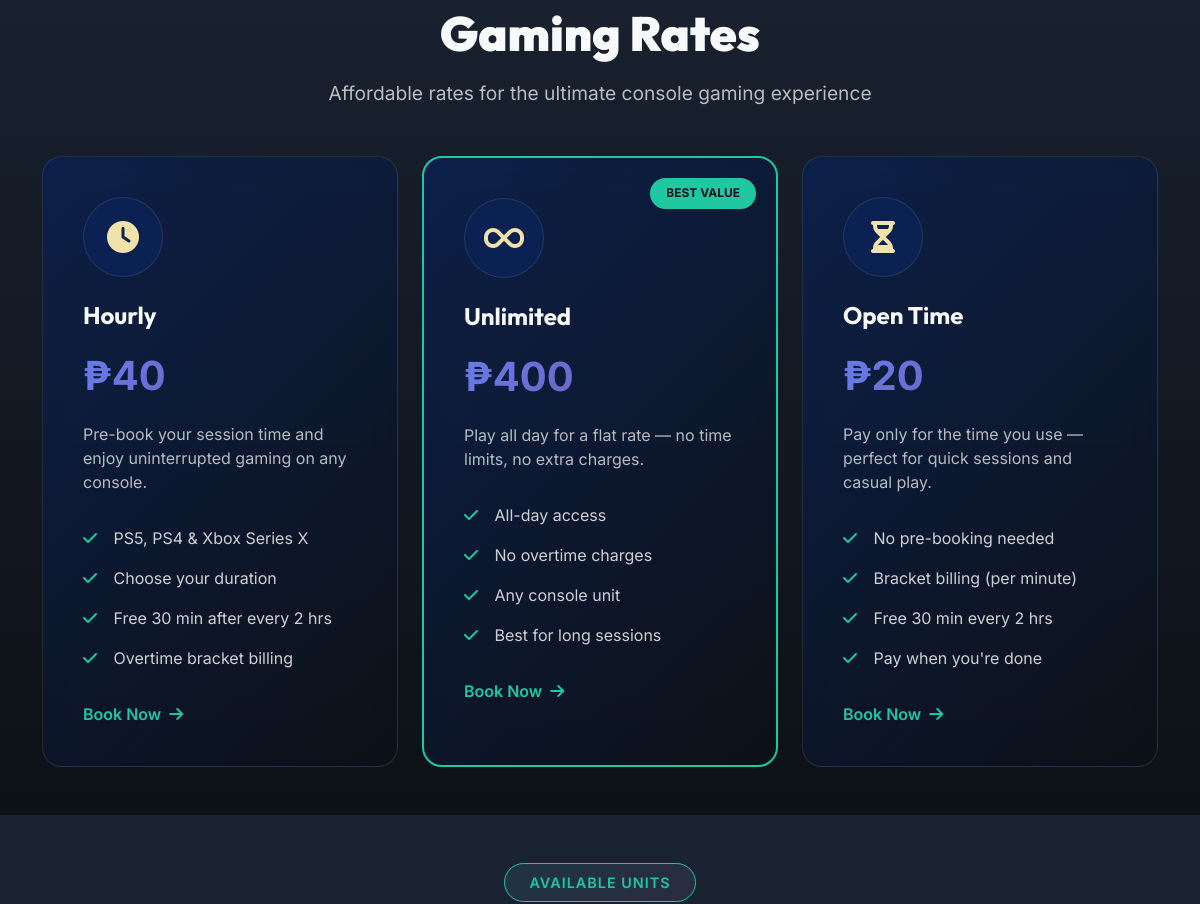
Before: / (middle part) with the older database file.
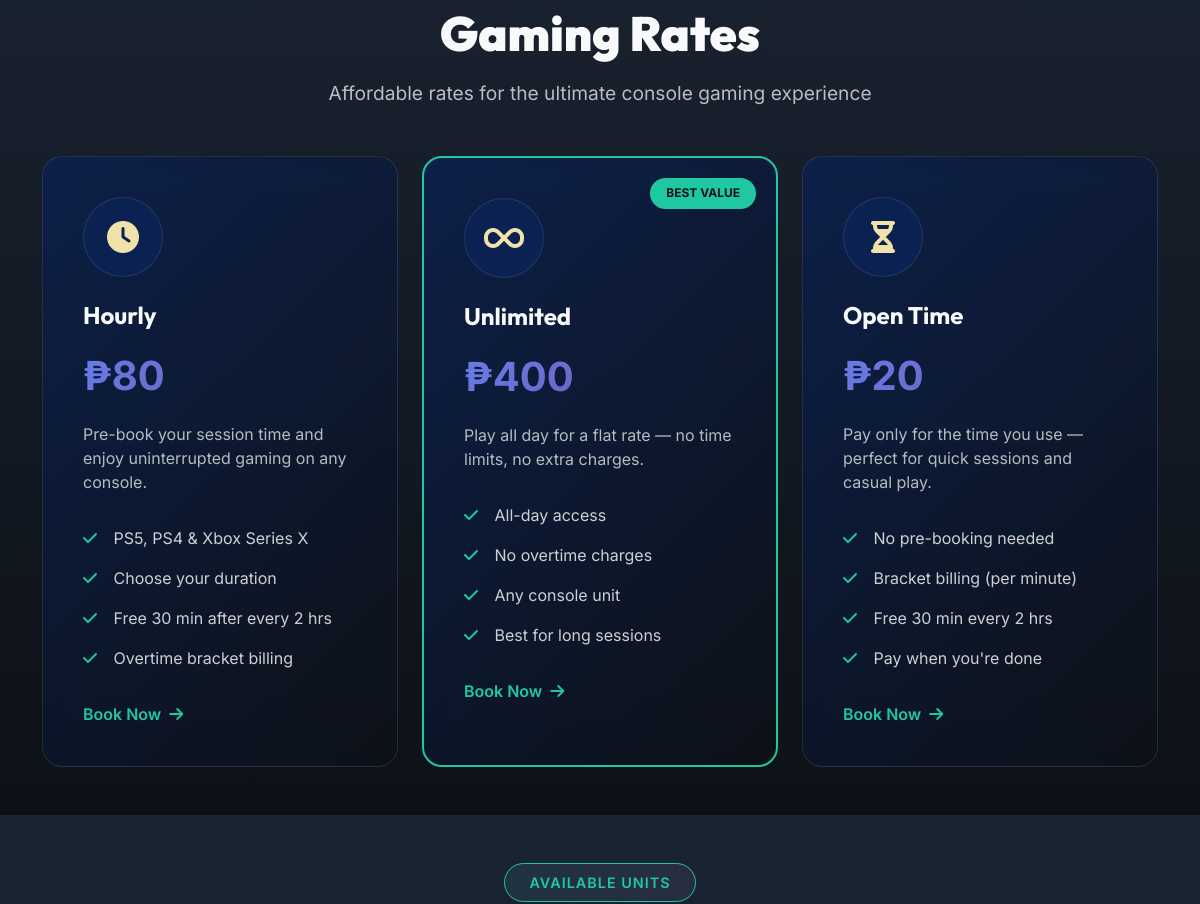
After: the same page with the newer database file.
### tables this page shows
CREATE TABLE `system_settings` (
  `setting_id` int(11) NOT NULL,
  `setting_key` varchar(50) NOT NULL,
  `setting_value` text NOT NULL,
  `description` varchar(255) DEFAULT NULL,
  `updated_at` datetime NOT NULL DEFAULT current_timestamp() ON UPDATE current_timestamp()
);

### includes/db_functions.php (called while the page is built, shortened)
<?php
require_once __DIR__ . '/db_config.php';
function getSetting($key) {
    global $conn;
    $stmt = $conn->prepare("SELECT setting_value FROM system_settings WHERE setting_key = ?");
    $stmt->bind_param("s", $key);
    $stmt->execute();
    $result = $stmt->get_result();
    if ($result->num_rows > 0) {
        return $result->fetch_assoc()['setting_value'];
    }
    return null;
}
?>

### sections/units.php (the view, shortened to what this page needs)
<?php
require_once __DIR__ . '/../includes/db_functions.php';
?>
<section id="units" class="units-section py-5">
    <div class="container">
        <div class="section-header text-center mb-5" data-aos="fade-up">
            <span class="section-tag">Available Units</span>
        </div>
    </div>
</section>

### sections/services.php (shortened to what this page needs)
<?php
require_once __DIR__ . '/../includes/db_functions.php';
$hourlyRate    = (float)(getSetting('ps5_hourly_rate') ?? 80);
$unlimitedRate = (float)(getSetting('unlimited_rate') ?? 400);
?>
<section id="gaming" class="services-section py-5">
    <div class="container">
        <div class="section-header text-center mb-5" data-aos="fade-up">
            <h2 class="section-title">Gaming Rates</h2>
            <p class="section-subtitle">Affordable rates for the ultimate console gaming experience</p>
        </div>
        <div class="row g-4 justify-content-center">
            <div class="col-md-6 col-lg-4" data-aos="fade-up" data-aos-delay="100">
                <div class="service-card">
                    <div class="service-icon">
                        <i class="fas fa-clock"></i>
                    </div>
                    <h3 class="service-title">Hourly</h3>
                    <div class="price-tag">₱<?= number_format($hourlyRate, 0) ?><span>/hour</span></div>
                    <p class="service-description">
                        Pre-book your session time and enjoy uninterrupted gaming on any console.
                    </p>
                    <ul class="service-features">
                        <li><i class="fas fa-check"></i> PS5, PS4 & Xbox Series X</li>
                        <li><i class="fas fa-check"></i> Choose your duration</li>
                        <li><i class="fas fa-check"></i> Free 30 min after every 2 hrs</li>
                        <li><i class="fas fa-check"></i> Overtime bracket billing</li>
                    </ul>
                    <a href="#booking" class="service-link">Book Now <i class="fas fa-arrow-right"></i></a>
                </div>
            </div>
            <div class="col-md-6 col-lg-4" data-aos="fade-up" data-aos-delay="200">
                <div class="service-card featured">
                    <div class="featured-badge">BEST VALUE</div>
                    <div class="service-icon">
                        <i class="fas fa-infinity"></i>
                    </div>
                    <h3 class="service-title">Unlimited</h3>
                    <div class="price-tag">₱<?= number_format($unlimitedRate, 0) ?><span>/session</span></div>
                    <p class="service-description">
                        Play all day for a flat rate — no time limits, no extra charges.
                    </p>
                    <ul class="service-features">
                        <li><i class="fas fa-check"></i> All-day access</li>
                        <li><i class="fas fa-check"></i> No overtime charges</li>
                        <li><i class="fas fa-check"></i> Any console unit</li>
                        <li><i class="fas fa-check"></i> Best for long sessions</li>
                    </ul>
                    <a href="#booking" class="service-link">Book Now <i class="fas fa-arrow-right"></i></a>
                </div>
            </div>
            <div class="col-md-6 col-lg-4" data-aos="fade-up" data-aos-delay="300">
                <div class="service-card">
                    <div class="service-icon">
                        <i class="fas fa-hourglass-half"></i>
                    </div>
                    <h3 class="service-title">Open Time</h3>
                    <div class="price-tag">₱20<span>starts at</span></div>
                    <p class="service-description">
                        Pay only for the time you use — perfect for quick sessions and casual play.
                    </p>
                    <ul class="service-features">
                        <li><i class="fas fa-check"></i> No pre-booking needed</li>
                        <li><i class="fas fa-check"></i> Bracket billing (per minute)</li>
                        <li><i class="fas fa-check"></i> Free 30 min every 2 hrs</li>
                        <li><i class="fas fa-check"></i> Pay when you're done</li>
                    </ul>
                    <a href="#booking" class="service-link">Book Now <i class="fas fa-arrow-right"></i></a>
                </div>
            </div>
        </div>
    </div>
</section>

Changed rows visible on the page:
changed system_settings (number 1 of 2 on the later page): setting_value "40" → "80"
